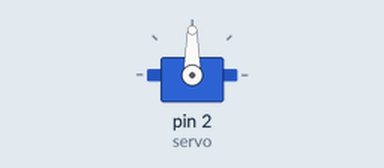
Simulated run of this sketch. Board: Arduino Uno, built with avr-gcc and run on an emulated ATmega328P. Parts: servo.

Above: at 5.05 s.
Timing chart, 0 to 9.6 s (numbered marks = the images above):
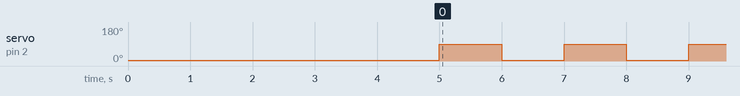

The sketch:

automatic_window.ino
```cpp
#include <Servo.h>

Servo servo;

void setup() {
  pinMode(A0,INPUT);
  servo.attach(2);  //D4
  servo.write(5);
  Serial.begin(9600);
  delay(5000);

}

void loop() {
 /* int val,flag=0;
      val=analogRead(A0);
      Serial.print("Sound=");
      Serial.println(val);//print the sound value to serial*/
/*if(val>170)
{
  servo.write(120);
  delay(3000);
  flag=1;
  }
  if(val<160)
  {
    servo.write(0);
    }
  */


  servo.write(90);
  delay(1000);
  servo.write(5);
 delay(1000);
}
```

Measured:
- by itself, servo on pin 2 (servo): alternates 90° for 1.0 s and 5° for 1.0 s
